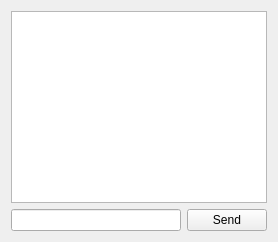
         <widget class="QWidget" name="tab_co_pb">
          <attribute name="title">
           <string>PunkBuster</string>
          </attribute>
          <layout class="QGridLayout" name="gridLayout_15">
           <item row="0" column="0" colspan="2">
            <widget class="QTextEdit" name="textEdit_co_pb_output">
             <property name="locale">
              <locale language="English" country="UnitedStates"/>
             </property>
             <property name="readOnly">
              <bool>true</bool>
             </property>
             <property name="html">
              <string notr="true">&lt;!DOCTYPE HTML PUBLIC &quot;-//W3C//DTD HTML 4.0//EN&quot; &quot;http://www.w3.org/TR/REC-html40/strict.dtd&quot;&gt;
&lt;html&gt;&lt;head&gt;&lt;meta name=&quot;qrichtext&quot; content=&quot;1&quot; /&gt;&lt;style type=&quot;text/css&quot;&gt;
p, li { white-space: pre-wrap; }
&lt;/style&gt;&lt;/head&gt;&lt;body style=&quot; font-family:'MS Shell Dlg 2'; font-size:8.25pt; font-weight:400; font-style:normal;&quot;&gt;
&lt;p style=&quot;-qt-paragraph-type:empty; margin-top:0px; margin-bottom:0px; margin-left:0px; margin-right:0px; -qt-block-indent:0; text-indent:0px; font-family:'Ubuntu'; font-size:11pt;&quot;&gt;&lt;br /&gt;&lt;/p&gt;&lt;/body&gt;&lt;/html&gt;</string>
             </property>
            </widget>
           </item>
           <item row="1" column="0">
            <widget class="QLineEdit" name="lineEdit_co_pb_input">
             <property name="locale">
              <locale language="English" country="UnitedStates"/>
             </property>
            </widget>
           </item>
           <item row="1" column="1">
            <widget class="QPushButton" name="pushButton_co_pb_send">
             <property name="locale">
              <locale language="English" country="UnitedStates"/>
             </property>
             <property name="text">
              <string>Send</string>
             </property>
            </widget>
           </item>
          </layout>
         </widget>
